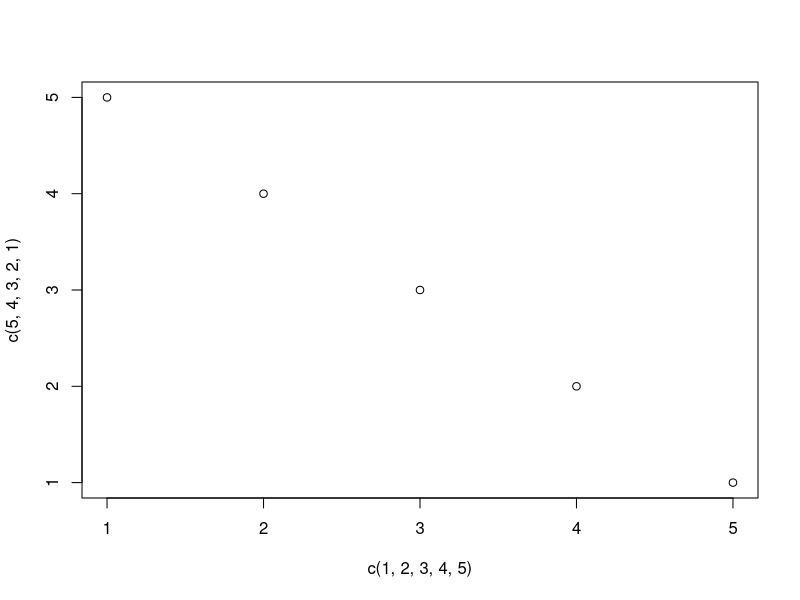
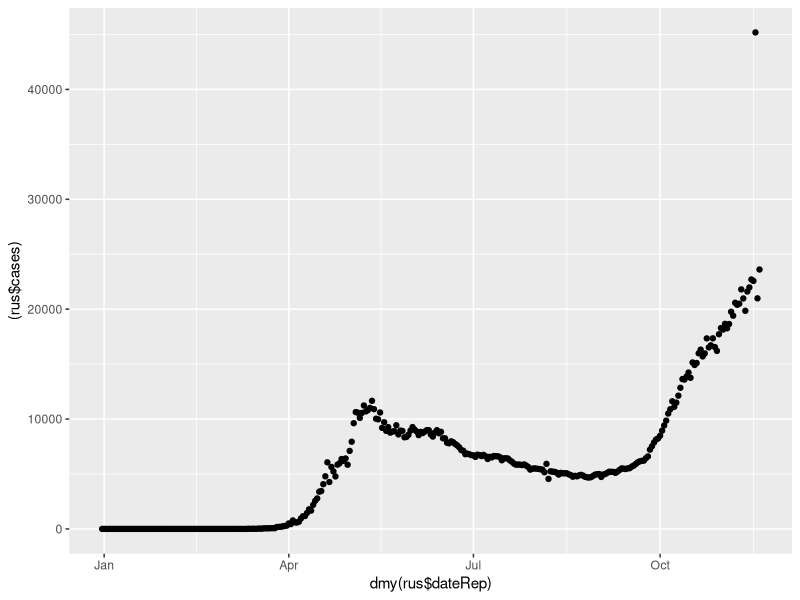

Recreate these plots in R, in order.
library(tidyverse)
library(lubridate)

plot(c(1, 2, 3, 4, 5), c(5, 4, 3, 2, 1))

cov <- read_csv("covid.csv")
head(cov)

glimpse(cov)

rus <- cov %>% filter(countriesAndTerritories == 'Russia') %>% select(cases, dateRep, popData2019) %>% na.omit()

mean(rus$`Cumulative_number_for_14_days_of_COVID-19_cases_per_100000`, na.rm = T)

qplot(dmy(rus$dateRep), (rus$cases))

